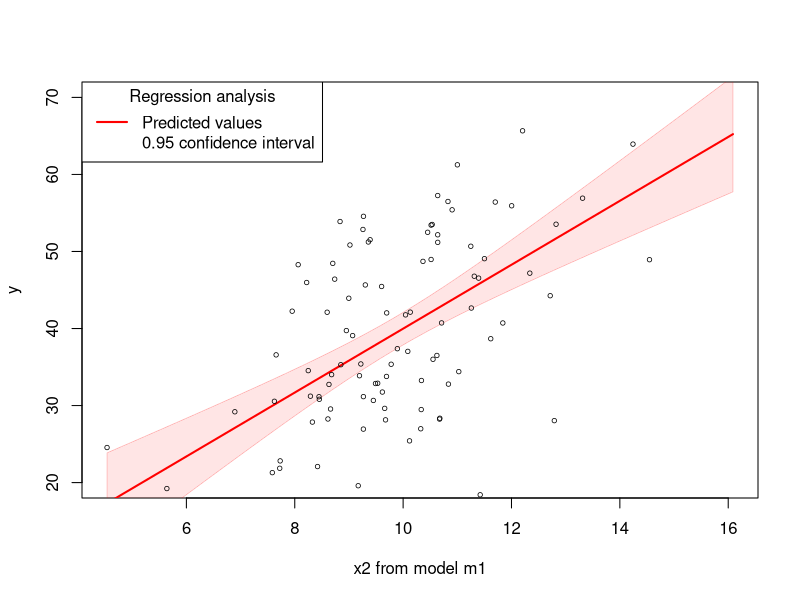
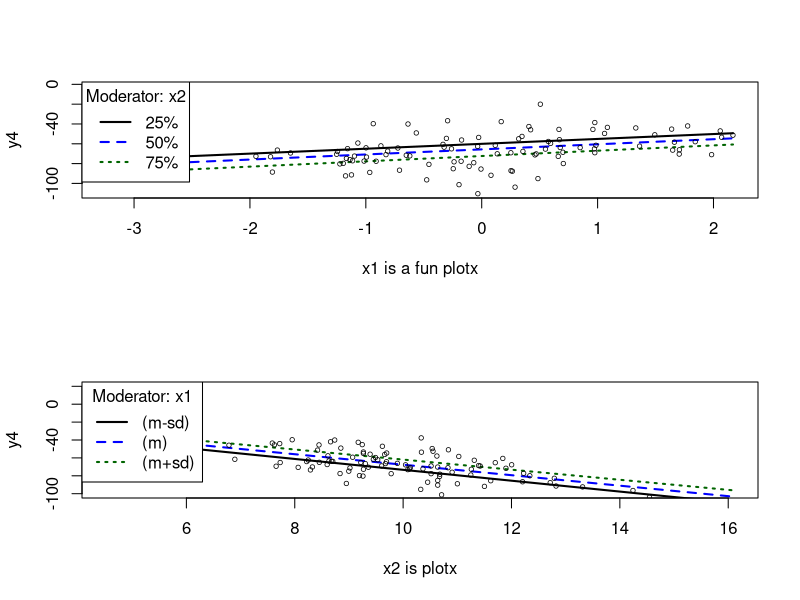
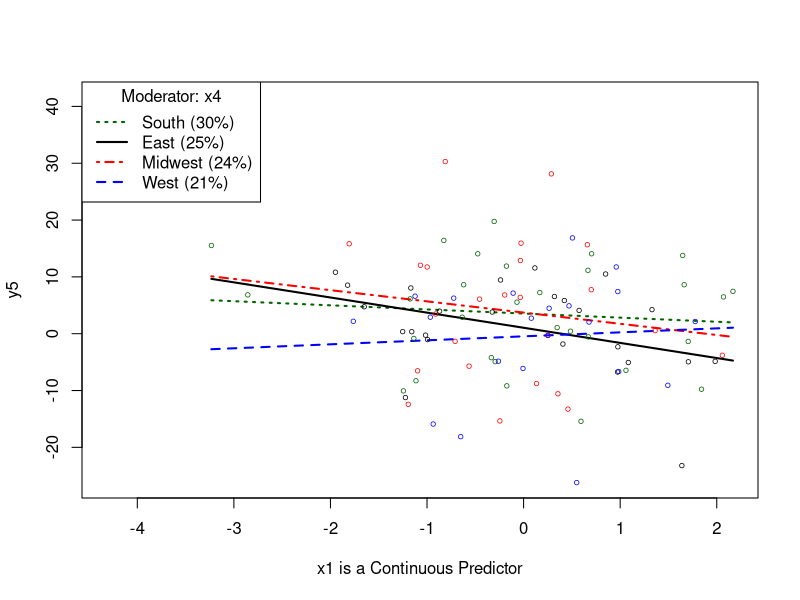
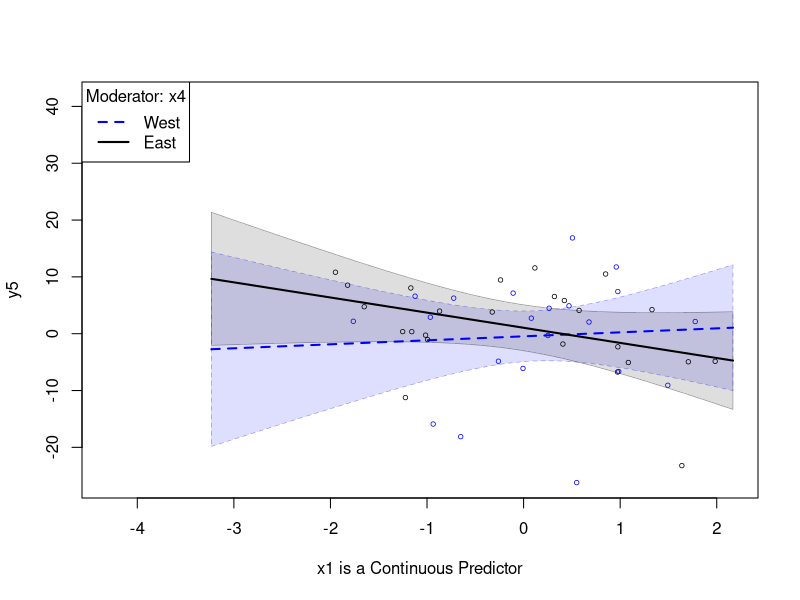

Reproduce these figures in R, in order. (Note: this script raises an error after producing the figures.)
### R code from vignette source 'rockchalk.Rnw'
### Encoding: UTF-8

###################################################
### code chunk number 1: rockchalk.Rnw:16-17
###################################################
  if(exists(".orig.enc")) options(encoding = .orig.enc)


###################################################
### code chunk number 2: Roptions
###################################################
options(device = pdf)
options(width=80, prompt=" ", continue="  ")
options(useFancyQuotes = FALSE) 


###################################################
### code chunk number 3: rockchalk.Rnw:198-199
###################################################
library(rockchalk)


###################################################
### code chunk number 4: rockchalk.Rnw:205-208
###################################################
library(car)
data(Chile)
(summChile <- summarize(Chile))


###################################################
### code chunk number 5: rockchalk.Rnw:222-223
###################################################
centralValues(Chile)


###################################################
### code chunk number 6: rockchalk.Rnw:240-241
###################################################
m1 <- lm(statusquo ~ age + income + population + region + sex, data = Chile)


###################################################
### code chunk number 7: rockchalk.Rnw:247-249
###################################################
m1pred <- predictOMatic(m1)
m1pred


###################################################
### code chunk number 8: rockchalk.Rnw:280-286
###################################################
mypred2 <- predictOMatic(m1, predVals = c("age", "region"), n = 3)
mypred2
mypred3 <- predictOMatic(m1, predVals = c(age = "std.dev.", region = "table"), n = 3)
mypred3
mypred4 <- predictOMatic(m1, predVals = list(age = c(18, 30, 45), region = c("SA", "C","N")), n = 3)
mypred4


###################################################
### code chunk number 9: rockchalk.Rnw:307-309
###################################################
mynewdf <- newdata(m1, predVals = c("age","region"), n = 3)
mynewdf


###################################################
### code chunk number 10: rockchalk.Rnw:312-314
###################################################
mynewdf2 <- newdata(m1, predVals = list(age = "std.dev.", region = c("SA", "C","N")))
mynewdf2


###################################################
### code chunk number 11: rockchalk.Rnw:317-319
###################################################
mynewdf3 <- newdata(m1, predVals = list(age = c(20, 30, 40), region = c("SA", "C","N")))
mynewdf3


###################################################
### code chunk number 12: rockchalk.Rnw:324-326
###################################################
mynewdf <- newdata(m1, predVals = list(age = getFocal(Chile$age, n = 3), region = getFocal(Chile$region, n = 3)))
mynewdf


###################################################
### code chunk number 13: rockchalk.Rnw:349-354
###################################################
df <- data.frame(ldose = rep(0:5, 2), sex = factor(rep(c("M", "F"), c(6, 6))), 
	SF.numdead = c(1, 4, 9, 13, 18, 20, 0, 2, 6, 10, 12, 16))      
df$SF.numalive <-  20 - df$SF.numdead
budworm.lg <- glm(cbind(SF.numdead, SF.numalive) ~ sex*ldose, data = df,  family = binomial)
predictOMatic(budworm.lg, predVals = c(ldose = "std.dev.", sex = "table"), interval = "confidence")  


###################################################
### code chunk number 14: createdata1
###################################################
set.seed(1234)
dat <- genCorrelatedData2(N = 100, means = c(0, 10, 0), sds = c(1, 2, 1), rho = c(0, 0, 0), 
  	stde = 10, beta = c(0, -3, 4, 0), verbose = FALSE)


###################################################
### code chunk number 15: createdata1
###################################################
m1 <- lm(y ~ x1 + x2, data = dat)
m2 <- lm(y ~ x2, data = dat)
m3 <- lm(y ~ x1 + x2 + x3, data = dat)
## Create categorical variant
myilogit <- function(x) exp(x)/(1 + exp(x))
dat$y3 <- rbinom(100, size = 1, p = myilogit(scale(dat$y)))
gm1 <- glm(y3 ~ x1 + x2, data = dat)


###################################################
### code chunk number 16: outreg10
###################################################
or <- outreg(list(m1, m2, m3))


###################################################
### code chunk number 17: outreg20
###################################################
or1 <- outreg(list("The First Model with a Long Title" = m1, "Another Model" = m3), tight = FALSE, alpha = c(0.05, 0.01, 0.001))


###################################################
### code chunk number 18: outreg70
###################################################
or2 <- outreg(list(m1,gm1), modelLabels = c("OLS:y","GLM: Categorized y"))


###################################################
### code chunk number 19: ps05
###################################################
m1ps <- plotSlopes(m1, plotx = "x2", xlab = "x2 from model m1", interval = "confidence", opacity = 80, col = "red", ylim = c(20, 70))


###################################################
### code chunk number 20: rockchalk.Rnw:486-487 (eval = FALSE)
###################################################
## m1ps <- plotSlopes(m1, plotx = "x2", xlab = "x2 from model m1", interval = "confidence", opacity = 80, col = "red", ylim = c(20, 70))


###################################################
### code chunk number 21: rockchalk.Rnw:501-502
###################################################
m1ps$newdata[1:3, ]


###################################################
### code chunk number 22: ps09
###################################################
dat$y4 <- 1 + 0.1 * dat$x1 - 6.9 * dat$x2 + 0.5 * dat$x1*dat$x2 + 0.2 * dat$x3 + rnorm(100, m = 0, sd = 10)
m4 <- lm(y4 ~ x1*x2 + x3, data = dat)


###################################################
### code chunk number 23: ps10
###################################################
par(mfcol=c(2,1))
m4psa <- plotSlopes(m4, plotx = "x1", modx = "x2", xlab = "x1 is a fun plotx")
m4psb <- plotSlopes(m4, plotx = "x2", modx = "x1", modxVals = "std.dev.", xlab = "x2 is plotx", ylim = c(-100, 20))
par(mfcol=c(1,1))


###################################################
### code chunk number 24: rockchalk.Rnw:539-540 (eval = FALSE)
###################################################
## par(mfcol=c(2,1))
## m4psa <- plotSlopes(m4, plotx = "x1", modx = "x2", xlab = "x1 is a fun plotx")
## m4psb <- plotSlopes(m4, plotx = "x2", modx = "x1", modxVals = "std.dev.", xlab = "x2 is plotx", ylim = c(-100, 20))
## par(mfcol=c(1,1))


###################################################
### code chunk number 25: rockchalk.Rnw:556-560
###################################################
fourCat <- gl(4,25, labels=c("East","West","South", "Midwest"))
dat$x4 <- sample(fourCat, 100, replace = TRUE)
dat$y5 <- 1 + 0.1 * dat$x1 + contrasts(dat$x4)[dat$x4, ] %*% c(-1,1,2) + rnorm(100,0, sd=10)
m5 <- lm (y5 ~ x1*x4 + x3, data=dat)


###################################################
### code chunk number 26: ps20
###################################################
m5psa <- plotSlopes(m5, plotx = "x1", modx = "x4", xlab = "x1 is a Continuous Predictor", xlim = magRange(dat$x1, c(1.2,1)))


###################################################
### code chunk number 27: ps21
###################################################
m5psb <- plotSlopes(m5, plotx = "x1", modx = "x4", modxVals = c("West","East"), xlab = "x1 is a Continuous Predictor", xlim=magRange(dat$x1, c(1.2,1)), interval = "conf")


###################################################
### code chunk number 28: rockchalk.Rnw:584-585 (eval = FALSE)
###################################################
## m5psa <- plotSlopes(m5, plotx = "x1", modx = "x4", xlab = "x1 is a Continuous Predictor", xlim = magRange(dat$x1, c(1.2,1)))


###################################################
### code chunk number 29: rockchalk.Rnw:596-597 (eval = FALSE)
###################################################
## m5psb <- plotSlopes(m5, plotx = "x1", modx = "x4", modxVals = c("West","East"), xlab = "x1 is a Continuous Predictor", xlim=magRange(dat$x1, c(1.2,1)), interval = "conf")


###################################################
### code chunk number 30: ts10
###################################################
m4psats <- testSlopes(m4psa)
plot(m4psats)


###################################################
### code chunk number 31: rockchalk.Rnw:701-702
###################################################
dat$y5 <- with(dat, -3*x1 + 15*log(0.1 + x2 - min(x2)) + 1.1*x2 + 8.2 *x1 * x2 + 10*rnorm(100))


###################################################
### code chunk number 32: pcps20
###################################################
m5 <- lm(y5 ~ log(x2) + x1 * x2, data = dat)
m5pc <- plotCurves(m5, plotx = "x2", modx = "x1")


###################################################
### code chunk number 33: rockchalk.Rnw:717-718 (eval = FALSE)
###################################################
## m5 <- lm(y5 ~ log(x2) + x1 * x2, data = dat)
## m5pc <- plotCurves(m5, plotx = "x2", modx = "x1")


###################################################
### code chunk number 34: pp100
###################################################
p100 <- plotPlane(m4, plotx1 = "x1", plotx2 = "x2", phi = 10, theta = -80, lcol = gray(.70))


###################################################
### code chunk number 35: rockchalk.Rnw:752-753 (eval = FALSE)
###################################################
## p100 <- plotPlane(m4, plotx1 = "x1", plotx2 = "x2", phi = 10, theta = -80, lcol = gray(.70))


###################################################
### code chunk number 36: pp111
###################################################
ppm5 <- plotPlane(m5, plotx1 = "x2", plotx2 = "x1", phi = 0, npp = 15, lcol = gray(.80))
addLines(from = m5pc, to = ppm5, col = m5pc$col)


###################################################
### code chunk number 37: rockchalk.Rnw:800-802
###################################################
m4 <- lm (y4 ~ x1 * x2, data = dat)
m4s <- standardize(m4)


###################################################
### code chunk number 38: rockchalk.Rnw:808-809
###################################################
summary(m4s)


###################################################
### code chunk number 39: stdreg10
###################################################
or10 <- outreg(list(m4, m4s), tight = F, modelLabels = c("Not Standardized","Standardized"))


###################################################
### code chunk number 40: rockchalk.Rnw:855-857
###################################################
m4mc <- meanCenter(m4)
summary(m4mc)


###################################################
### code chunk number 41: rockchalk.Rnw:890-892
###################################################
m4rc <- residualCenter(m4)
summary(m4rc)


###################################################
### code chunk number 42: rockchalk.Rnw:1034-1039
###################################################
dat2 <- genCorrelatedData(N=400, rho=.4, stde=300, beta=c(2,0.1,0.1,0.2))
m6linear <- lm (y ~ x1 + x2, data=dat2)
m6int <- lm (y ~ x1 * x2, data=dat2)
m6mc <- meanCenter(m6int)
m6rc <- residualCenter(m6int)


###################################################
### code chunk number 43: mcenter10
###################################################
or11 <- outreg(list(m6linear, m6int, m6mc, m6rc), tight=F, modelLabels=c("Linear", "Interaction","Mean-centered","Residual-centered"), alpha = c(0.05, 0.01))


###################################################
### code chunk number 44: pscenter
###################################################
par(mfcol = c(2, 1))
plotSlopes(m6int, plotx = "x1", modx = "x2", modxVals = "std.dev.",  n = 2, interval = "confidence", main= "Not Centered")
plotSlopes(m6mc, plotx = "x1c", modx = "x2c", modxVals = "std.dev.", n = 2, interval = "confidence", main = "Mean Centered")
par(mfcol = c(1, 1))


###################################################
### code chunk number 45: mcenter50
###################################################
op <- par(no.readonly = TRUE)
par(mfcol=c(2,2))
par(mar=c(2,2,2,1))
plotPlane(m6linear, plotx1="x1", plotx2="x2", plotPoints=FALSE, main="Linear", ticktype="detailed")
plotPlane(m6int, plotx1="x1", plotx2="x2", plotPoints=FALSE, main="Interaction: Not Centered", ticktype="detailed")
plotPlane(m6mc, plotx1="x1c", plotx2="x2c", plotPoints=FALSE, main="Mean-centered", ticktype="detailed")
plotPlane(m6rc, plotx1="x1", plotx2="x2", plotPoints=FALSE, main="Residual-centered", ticktype="detailed")
par(op)


###################################################
### code chunk number 46: rcenter40
###################################################
dat3 <- centerNumerics(dat2)
##m6mcpred <- fitted(m6mc) ##
m6mcpred <- predict(m6mc, newdata=dat3)
##m6rcpred <- fitted(m6rc) ##
m6rcpred <- predict(m6rc, newdata=dat3)
##m6intpred <- fitted(m6int) ##
m6intpred <- predict(m6int, newdata=dat3)
op <- par(no.readonly = TRUE)
par(mfcol=c(1,2))
plot(m6intpred, m6rcpred, main="", xlab="Predictions of Uncentered Interaction", ylab="Residual-centered Predictions")
predcor <- round(cor(m6intpred, m6rcpred),3)
legend("topleft", legend=c(paste0("Correlation=", predcor)))
plot(m6mcpred, m6rcpred, main="", xlab="Mean-centered Predictions", ylab = "Residual-centered Predictions")
predcor <- round(cor(m6mcpred, m6rcpred),3)
legend("topleft", legend=c(paste0("Correlation=", predcor)))
par(op)
